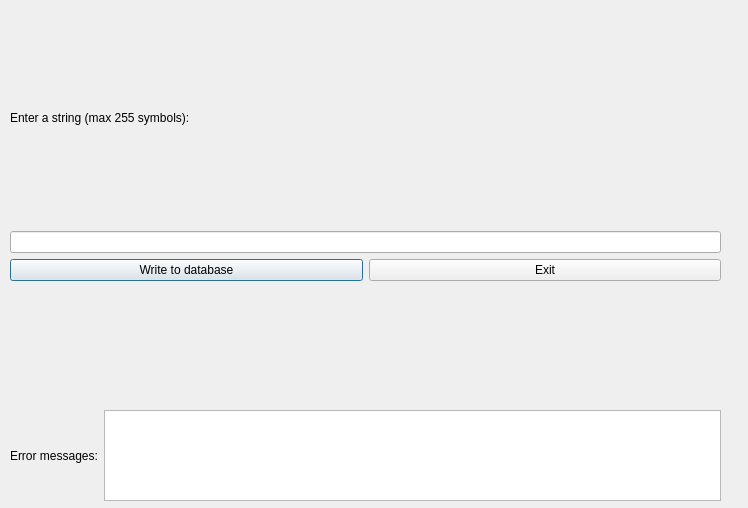
<?xml version="1.0" encoding="UTF-8"?>
<ui version="4.0">
 <class>PushToDataBase</class>
 <widget class="QDialog" name="PushToDataBase">
  <property name="geometry">
   <rect>
    <x>0</x>
    <y>0</y>
    <width>748</width>
    <height>508</height>
   </rect>
  </property>
  <property name="windowTitle">
   <string>Dialog</string>
  </property>
  <widget class="QWidget" name="layoutWidget">
   <property name="geometry">
    <rect>
     <x>10</x>
     <y>10</y>
     <width>711</width>
     <height>271</height>
    </rect>
   </property>
   <layout class="QVBoxLayout" name="verticalLayout_2">
    <item>
     <layout class="QVBoxLayout" name="verticalLayout">
      <item>
       <widget class="QLabel" name="label">
        <property name="text">
         <string>Enter a string (max 255 symbols):</string>
        </property>
       </widget>
      </item>
      <item>
       <widget class="QLineEdit" name="new_string"/>
      </item>
     </layout>
    </item>
    <item>
     <layout class="QHBoxLayout" name="horizontalLayout">
      <item>
       <widget class="QPushButton" name="pushButton">
        <property name="text">
         <string>Write to database</string>
        </property>
       </widget>
      </item>
      <item>
       <widget class="QPushButton" name="pushButton_2">
        <property name="text">
         <string>Exit</string>
        </property>
       </widget>
      </item>
     </layout>
    </item>
   </layout>
  </widget>
  <widget class="QWidget" name="">
   <property name="geometry">
    <rect>
     <x>10</x>
     <y>410</y>
     <width>711</width>
     <height>91</height>
    </rect>
   </property>
   <layout class="QHBoxLayout" name="horizontalLayout_2">
    <item>
     <widget class="QLabel" name="label_2">
      <property name="sizePolicy">
       <sizepolicy hsizetype="Preferred" vsizetype="Preferred">
        <horstretch>0</horstretch>
        <verstretch>0</verstretch>
       </sizepolicy>
      </property>
      <property name="text">
       <string>Error messages:</string>
      </property>
     </widget>
    </item>
    <item>
     <widget class="QTextBrowser" name="textBrowser"/>
    </item>
   </layout>
  </widget>
 </widget>
 <resources/>
 <connections>
  <connection>
   <sender>pushButton_2</sender>
   <signal>clicked()</signal>
   <receiver>PushToDataBase</receiver>
   <slot>close()</slot>
   <hints>
    <hint type="sourcelabel">
     <x>460</x>
     <y>211</y>
    </hint>
    <hint type="destinationlabel">
     <x>507</x>
     <y>276</y>
    </hint>
   </hints>
  </connection>
 </connections>
</ui>
